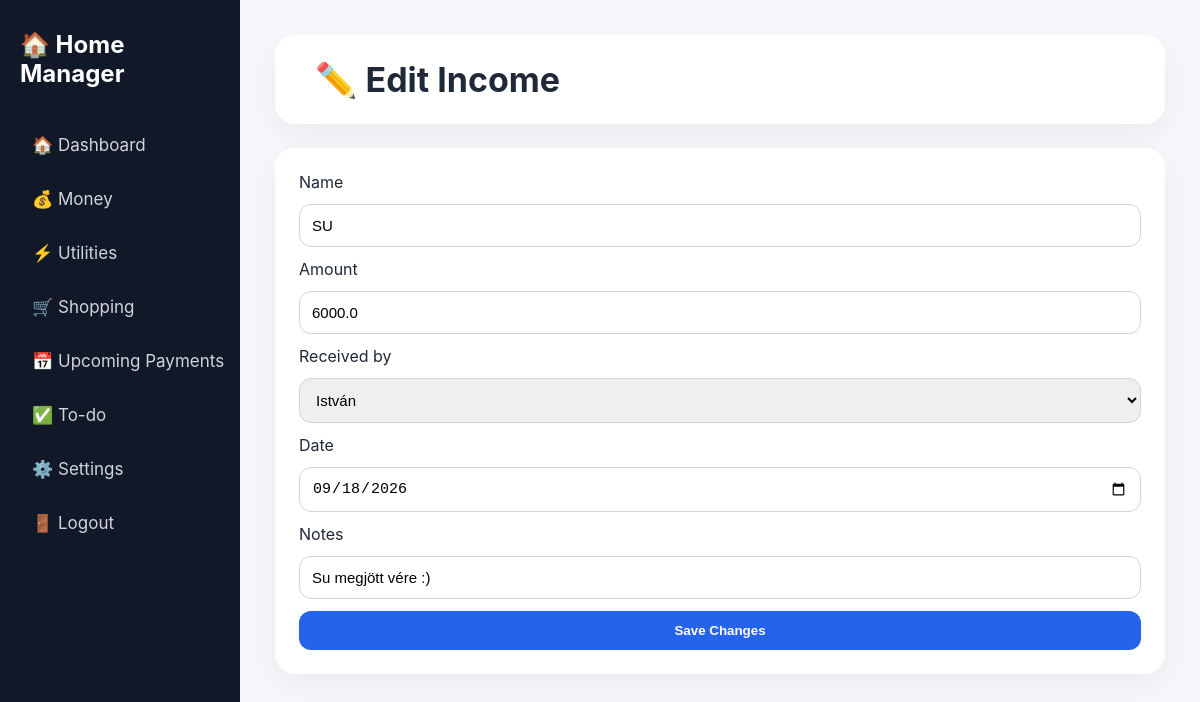
Page /income/edit/2 (signed in) on the committed database.
### models.py (models this page shows)
class Income(Base):
    __tablename__ = "income"
    id = Column(Integer, primary_key=True, index=True)
    name = Column(String, nullable=False)
    amount = Column(Float, nullable=False)
    person_id = Column(Integer, ForeignKey("people.id"))
    date = Column(Date, nullable=False)
    notes = Column(String)
    person = relationship("Person")

class Person(Base):
    __tablename__ = "people"
    id = Column(Integer, primary_key=True, index=True)
    name = Column(String, nullable=False)

### main.py (the view)
@app.get("/income/edit/{income_id}", response_class=HTMLResponse)
async def edit_income_page(request: Request, income_id: int):
        username = get_current_user(request)
        if not username:
            return RedirectResponse("/login", status_code=303)
        db = SessionLocal()
        income = db.query(models.Income).filter(
            models.Income.id == income_id
        ).first()
        people = db.query(models.Person).all()
        response = templates.TemplateResponse(
            request=request,
            name="edit_income.html",
            context={
                "income": income,
                "people": people
            }
        )
        db.close()
        return response

### templates/edit_income.html
{% extends "base.html" %}
{% block content %}
<header>
    <h1>✏️ Edit Income</h1>
</header>
<main>
<section class="card">
<form action="/income/edit/{{ income.id }}" method="post">
<label>Name</label>
<input type="text" name="name" value="{{ income.name }}" required>
<label>Amount</label>
<input type="number" step="0.01"
       name="amount"
       value="{{ income.amount }}"
       required>
<label>Received by</label>
<select name="person_id">
{% for person in people %}
<option value="{{ person.id }}"
{% if income.person_id == person.id %}selected{% endif %}>
{{ person.name }}
</option>
{% endfor %}
</select>
<label>Date</label>
<input type="date"
       name="income_date"
       value="{{ income.date }}"
       required>
<label>Notes</label>
<input type="text"
       name="notes"
       value="{{ income.notes or '' }}">
<button type="submit">Save Changes</button>
</form>
</section>
</main>
{% endblock %}

### static/style.css (style rules this page uses)
* { margin:0; padding:0; box-sizing:border-box; }
body { font-family:Inter,Segoe UI,sans-serif; background:#f5f7fb; color:#1f2937; }
header { background:white; padding:24px 40px; border-radius:20px; margin-bottom:24px; box-shadow:0 10px 30px rgba(0,0,0,.05); }
header h1 { font-size:34px; }
main { max-width:1200px; margin:auto; }
.card { background:white; border-radius:20px; padding:24px; box-shadow:0 10px 30px rgba(0,0,0,.05); }
form { display:grid; gap:12px; }
input,select { width:100%; padding:12px; border:1px solid #d1d5db; border-radius:12px; font-size:15px; }
button { border:none; border-radius:12px; padding:12px; background:#2563eb; color:white; cursor:pointer; transition:.2s; font-weight:600; }

### rows in the picture
Income: name "SU", amount "6000.0", person_id "István", income_date "09/18/2026", notes "Su megjött vére :)"
